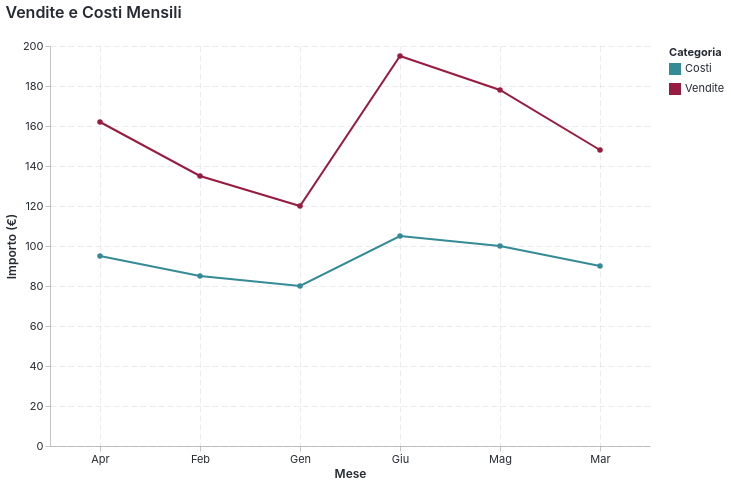

The notebook cell this image was saved under:
### Markdown cell above
## 4. Test Altair con Nuova API

### Code cell
import altair as alt
import pandas as pd

# Abilita il tema (semplice!)
mbs.enable_altair_theme()

# Dati di esempio
data = pd.DataFrame({
    'Mese': ['Gen', 'Feb', 'Mar', 'Apr', 'Mag', 'Giu'],
    'Vendite': [120, 135, 148, 162, 178, 195],
    'Costi': [80, 85, 90, 95, 100, 105]
})

# Reshape per Altair
data_long = data.melt('Mese', var_name='Tipo', value_name='Valore')

# Crea il grafico
chart = alt.Chart(data_long).mark_line(point=True).encode(
    x=alt.X('Mese:N', title='Mese'),
    y=alt.Y('Valore:Q', title='Importo (€)'),
    color=alt.Color('Tipo:N', title='Categoria'),
    tooltip=['Mese', 'Tipo', 'Valore']
).properties(
    title='Vendite e Costi Mensili',
    width=600,
    height=400
)

# Salva
html_path = OUT / 'altair_new_api.html'
chart.save(str(html_path))
print(f"✅ Salvato HTML: {html_path}")

# Salva PNG (se vl-convert è installato)
try:
    png_path = OUT / 'altair_new_api.png'
    chart.save(str(png_path), scale_factor=2)
    print(f"✅ Salvato PNG: {png_path}")
    from IPython.display import Image, display
    display(Image(filename=str(png_path)))
except Exception as e:
    print(f"⚠️  PNG export fallito: {e}")
    print("Installa vl-convert-python per esportare PNG")

# Display inline
chart

### Figure 1 — Vega-Lite specification as saved in the notebook (floating-point values rounded to 4 significant figures)
{"config": {"background": "#ffffff", "font": "Inter, IBM Plex Sans, DejaVu Sans, Arial, sans-serif", "mark": {"color": "#262a33"}, "title": {"color": "#262a33", "anchor": "start", "dy": -15, "fontSize": 16, "font": "Inter, IBM Plex Sans, DejaVu Sans, Arial, sans-serif", "fontWeight": 600}, "axis": {"labelColor": "#262a33", "labelFontSize": 11, "labelFont": "Inter, IBM Plex Sans, DejaVu Sans, Arial, sans-serif", "labelFontWeight": 400, "titleColor": "#262a33", "titleFontSize": 12, "titleFont": "Inter, IBM Plex Sans, DejaVu Sans, Arial, sans-serif", "titleFontWeight": 600, "grid": true, "gridColor": "#b7adc1", "labelAngle": 0, "domainWidth": 0.5, "labelPadding": 2, "tickSize": 5, "tickWidth": 0.5}, "axisX": {"gridDash": [6, 3], "gridWidth": 0.25, "gridColor": "#b7adc1"}, "axisY": {"gridDash": [6, 3], "gridWidth": 0.25, "gridColor": "#b7adc1"}, "legend": {"labelFontSize": 11, "padding": 1, "symbolType": "square", "labelFont": "Inter, IBM Plex Sans, DejaVu Sans, Arial, sans-serif", "titleFont": "Inter, IBM Plex Sans, DejaVu Sans, Arial, sans-serif"}, "style": {"guide-label": {"font": "Inter, IBM Plex Sans, DejaVu Sans, Arial, sans-serif", "fill": "#262a33"}, "guide-title": {"font": "Inter, IBM Plex Sans, DejaVu Sans, Arial, sans-serif", "fill": "#262a33"}}, "range": {"category": ["#348b96", "#981b40", "#534e93", "#a0a369", "#d5aa00", "#7b7284", "#d67335", "#c2b5ab", "#676377", "#ddd0c5"]}, "point": {"filled": true}, "line": {"strokeWidth": 2.0}, "view": {"stroke": "transparent"}}, "data": {"name": "data-1d7c7c51c7a96519fe46e3ecf11ec166"}, "mark": {"type": "line", "point": true}, "encoding": {"color": {"field": "Tipo", "title": "Categoria", "type": "nominal"}, "tooltip": [{"field": "Mese", "type": "nominal"}, {"field": "Tipo", "type": "nominal"}, {"field": "Valore", "type": "quantitative"}], "x": {"field": "Mese", "title": "Mese", "type": "nominal"}, "y": {"field": "Valore", "title": "Importo (€)", "type": "quantitative"}}, "height": 400, "title": "Vendite e Costi Mensili", "width": 600, "$schema": "https://vega.github.io/schema/vega-lite/v5.20.1.json", "datasets": {"data-1d7c7c51c7a96519fe46e3ecf11ec166": [{"Mese": "Gen", "Tipo": "Vendite", "Valore": 120}, {"Mese": "Feb", "Tipo": "Vendite", "Valore": 135}, {"Mese": "Mar", "Tipo": "Vendite", "Valore": 148}, {"Mese": "Apr", "Tipo": "Vendite", "Valore": 162}, {"Mese": "Mag", "Tipo": "Vendite", "Valore": 178}, {"Mese": "Giu", "Tipo": "Vendite", "Valore": 195}, {"Mese": "Gen", "Tipo": "Costi", "Valore": 80}, {"Mese": "Feb", "Tipo": "Costi", "Valore": 85}, {"Mese": "Mar", "Tipo": "Costi", "Valore": 90}, {"Mese": "Apr", "Tipo": "Costi", "Valore": 95}, {"Mese": "Mag", "Tipo": "Costi", "Valore": 100}, {"Mese": "Giu", "Tipo": "Costi", "Valore": 105}]}}
